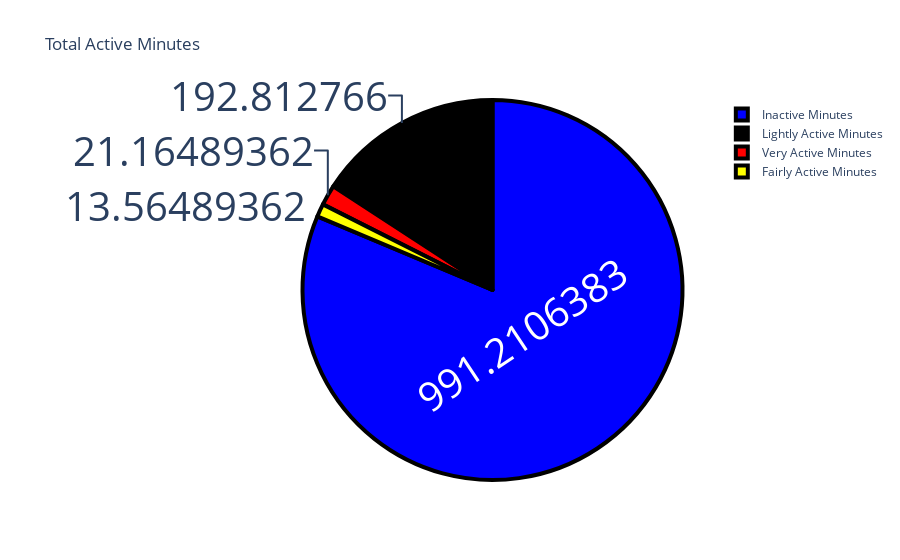

Notebook code for this chart:
### Code cell
fig = go.Figure(data=[go.Pie(labels=label, values=counts)])
fig.update_layout(title_text='Total Active Minutes')
fig.update_traces(hoverinfo='label+percent', textinfo='value', textfont_size=40, marker=dict(colors=colors, line=dict(color='black', width=4)))
fig.show()

### Figure 1 — Plotly figure (JSON) as saved in the notebook; plotly's stock layout.template omitted (floating-point values rounded to 4 significant figures)
{"data": [{"hoverinfo": "label+percent", "labels": ["Very Active Minutes", "Fairly Active Minutes", "Lightly Active Minutes", "Inactive Minutes"], "marker": {"colors": ["red", "yellow", "black", "blue"], "line": {"color": "black", "width": 4}}, "textfont": {"size": 40}, "textinfo": "value", "type": "pie", "values": [21.16, 13.56, 192.8, 991.2]}], "layout": {"title": {"text": "Total Active Minutes"}}}
